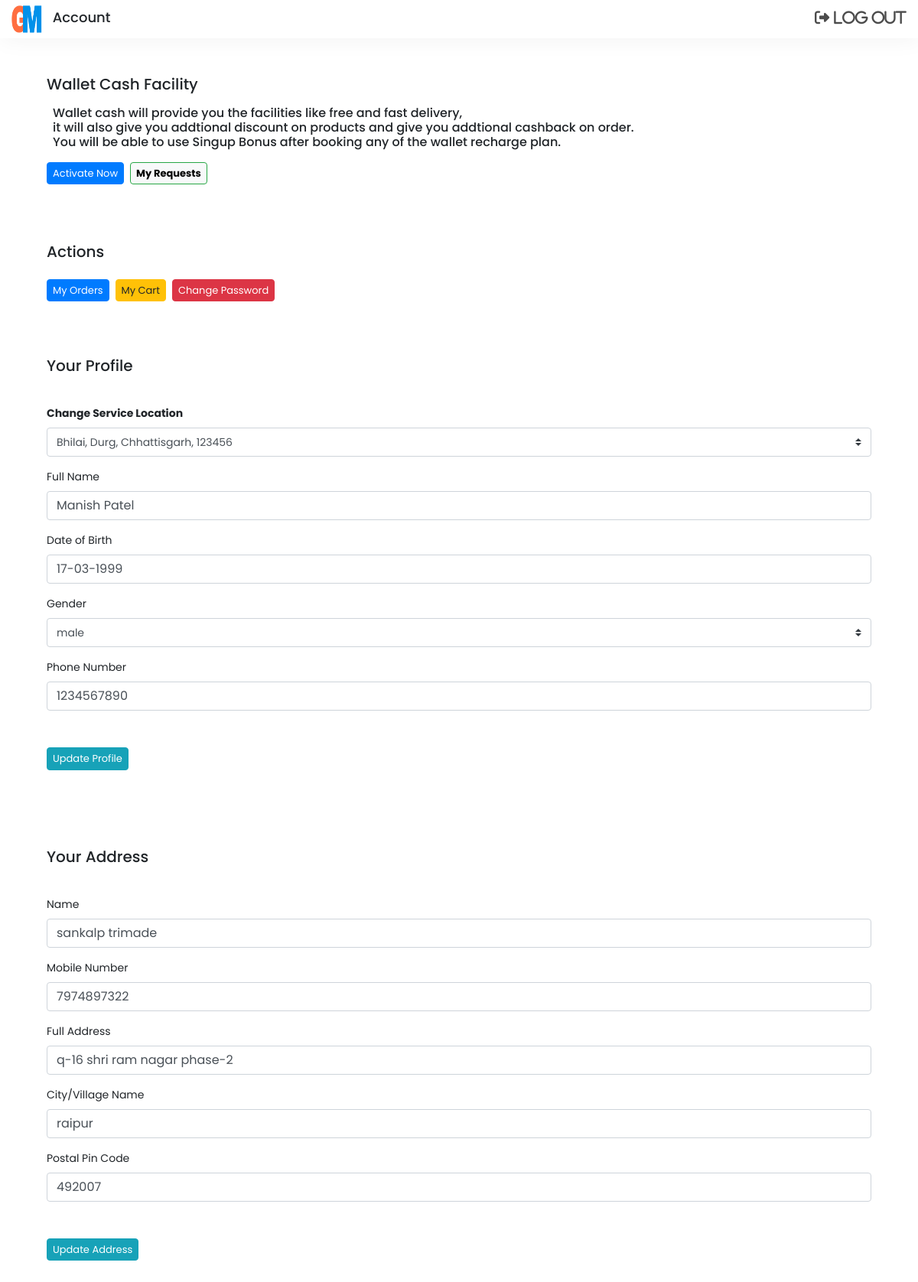
The page /user/profile.php (signed in) on the database its author committed.
### tables this page shows
CREATE TABLE `user` (
  `user_id` int(10) NOT NULL,
  `mobile_number` varchar(10) NOT NULL,
  `password` varchar(100) NOT NULL,
  `role` varchar(50) NOT NULL,
  `user_wallet_owner` int(1) NOT NULL,
  `user_wallet` varchar(100) NOT NULL,
  `user_wallet_expiry` varchar(21) NOT NULL,
  `user_full_name` varchar(200) NOT NULL,
  `user_dob` varchar(20) NOT NULL,
  `user_gender` varchar(6) NOT NULL,
  `user_loc_id` int(10) NOT NULL,
  `user_entry_date` varchar(21) NOT NULL,
  `user_update_date` varchar(21) NOT NULL
);

CREATE TABLE `address` (
  `address_id` int(10) NOT NULL,
  `address_fullname` varchar(500) NOT NULL,
  `address_mobile` varchar(15) NOT NULL,
  `address_city` varchar(500) NOT NULL,
  `address_fulladdress` varchar(1000) NOT NULL,
  `address_postcode` varchar(7) NOT NULL,
  `user_id` int(10) NOT NULL
);

### control/identification.php (called while the page is built, shortened)
<?php
require_once 'connection.php';
$mobile_number = $_SESSION["mobile_number"];
$password = $_SESSION["password"];
$query = "select user_id,mobile_number,password,user_wallet_owner,user_loc_id from user where mobile_number='$mobile_number' and password='$password'";
$result = mysqli_query($conn, $query);
$row = mysqli_fetch_assoc($result);
$user_id = $row["user_id"];
$user_wallet_owner = $row["user_wallet_owner"];
?>

### user/profile.php (the view, shortened to what this page needs)
<?php
	require_once '../control/identification.php';
?>
<!DOCTYPE html>
<html lang="en">
<head>
	<link rel="stylesheet" href="https://maxcdn.bootstrapcdn.com/bootstrap/4.0.0/css/bootstrap.min.css">
</head>
<body>
    <header class="navigation fix-nav">
		<div class="logo-img">
			<div class="d-inline-block">
				<a href="../index.php" class="logo"><img src="../sys_images/logo.png" alt="logo"></a>
			</div>
			<div class="d-inline-block">
				<h1>Account</h1>
			</div>
		</div>
		<div class="right-menu">
            <a href="../login/logout.php" class="fa fa-sign-out">
                <span aria-hidden="true">Log Out</span>
            </a>
        </div>
    </header>
	<div class="container">
	<?php
		if($user_wallet_owner==1){
			$wallet = "select user_wallet,user_wallet_expiry from user where user_id=$user_id";
			$wallet_result = mysqli_query($conn, $wallet);
			$wallet_row = mysqli_fetch_assoc($wallet_result);
	?>
		<div class="p-3 pt-5">
			<div class="h5"><img src='../sys_images/wallet.png' alt='wallet' style='width:30px;'> Wallet Cash</div>
			<div class="p-2" style="text-size:14px;">
				Wallet cash will provide you the facilities like free and fast delivery, <br/>
				it will also give you addtional discount on products and give you addtional cashback on order.<br/>
				Your wallet cash will be auto expired after 1 year of subscription.<br/>
			</div>
			<div class="pt-3 d-flex h6">
				<div class="pt-2 text-success">Cash: <b class="h5"><em class='fas fa-rupee-sign'></em> <?php echo $wallet_row['user_wallet'];?></b></div>
				<div class="pt-2 pl-2 text-danger">&nbsp; Valid Upto: <b class="h5"><?php echo $wallet_row['user_wallet_expiry'];?></b></div><br/>
			</div>
			<div class="pt-1 d-flex h6">
				<div class="pt-2"><a href="../wallet/wallet-request.php" class="border border-success rounded p-1">Requests</a></div><br/>
				<div class="pt-2 pl-2"><a href="../wallet/wallet-history.php" class="border border-danger rounded p-1">History</a></div>
				<div class="pt-2 pl-2"><a href="../wallet" class="border border-warning rounded p-1">Recharge</a></div>
			</div>
			<hr/>
		</div>
	<?php
		}else{
	?>
		<div class="p-3 pt-5">
			<div class="h5">Wallet Cash Facility</div>
			<div class="p-2 h6 ">
				Wallet cash will provide you the facilities like free and fast delivery, <br/>
				it will also give you addtional discount on products and give you addtional cashback on order.<br/>
				You will be able to use Singup Bonus after booking any of the wallet recharge plan.<br/>
			</div>
			<div class="d-flex h6">
				<div><a href="../wallet"><button class="btn btn-primary">Activate Now</button></a></div>
				<div class="pl-2"><a href="../wallet/wallet-request.php"><button class="btn btn-light border border-success rounded"><b>My Requests</b></a></button></div><br/>
			</div>
		</div>
	<?php
		}
	?>
		<div class="p-3 pt-5 h5">
			Actions
			<div class="pt-3 d-flex ">
				<div class="pt-2"><a href="../order/your-orders.php"><button class="btn btn-primary">My Orders</button></a></div>
				<div class="pt-2 pl-2"><a href="../order/cart.php"><button class="btn btn-warning">My Cart</button></a></div><br/>
				<div class="pt-2 pl-2"><a href="change-pass.php"><button class="btn btn-danger">Change Password</button></a></div>
			</div>
		</div>
		<div class="p-3 pt-5 h5">
			Your Profile
		</div>
		<div class="p-3">
		<?php
			$profile = "select user_full_name, user_dob, user_gender, mobile_number from user where user_id=$user_id";
			$profile_result = mysqli_query($conn, $profile);
			$profile_row = mysqli_fetch_assoc($profile_result);
			$service = "select loc_id,loc_name,loc_district,loc_state,loc_pincode from service_location";
			$service_result = mysqli_query($conn, $service);
		?>
			<form class="form" method='post' action="" onsubmit="return post();">
				<div class="form-group">
					<label for="uname"><b>Change Service Location</b></label>
					<select name="user_loc_id" id="user_loc_id" class="custom-select" required>
						<?php
							$rowcount = mysqli_num_rows($service_result);
							if($rowcount<=0){
								echo "<option value='0'>No Service Location Available.</option>";
							}
							else{
								while($service_row = mysqli_fetch_assoc($service_result)){
						?>
							<option value="<?php echo $service_row['loc_id']?>"><?php echo $service_row['loc_name'].", ".$service_row['loc_district'].", ".$service_row['loc_state'].", ".$service_row['loc_pincode']?></option>
						<?php
								}
							}
						?>
					</select>
				</div>
				<div class="form-group">
					<label for="uname">Full Name</label>
					<input class="form-control" id="user_full_name" name="user_full_name" placeholder="Enter Full Name" value="<?php echo $profile_row['user_full_name'];?>" required>
				 </div>
				 <div class="form-group">
					<label for="uname">Date of Birth </label>
					<input type="text" class="form-control" id="user_dob" placeholder="Date of Birth" name="user_dob" value="<?php echo $profile_row['user_dob'];?>" required>
				 </div>
				 <div class="form-group">
					<label for="uname">Gender</label>
					<select name="user_gender" id="user_gender" class="custom-select">
						<option value="<?php echo $profile_row['user_gender'];?>" selected><?php echo $profile_row['user_gender'];?></option>
					</select>
				 </div>
				 <div class="form-group">
					<label for="uname">Phone Number</label>
					<input type="text" class="form-control" id="mobile_number" placeholder="Phone Number" name="mobile_number" value="<?php echo $profile_row['mobile_number'];?>" required>
				</div>
				<div class="form-group">
					<p id="notify" name="notify" class="p-2 text-warning h6 mt-2"></p>
				</div>
				<div class="form-group">
					<button type="submit" id="submit" name="submit" class="btn btn-info">Update Profile</button>
				</div>
			</form>
		</div>
		<br/>
		<div class="p-3 pt-5 h5">
			Your Address
		</div>
		<div class="p-3">
		<?php
			$address = "select address_fullname, address_mobile, address_city, address_fulladdress, address_postcode from address where user_id=$user_id";
			$address_result = mysqli_query($conn, $address);
			$address_row = mysqli_fetch_assoc($address_result);
		?>
			<form class="form" method='post' action="" onsubmit="return address();">
				<div class="form-group">
					<label for="uname">Name</label>
					<input class="form-control" id="address_fullname" name="address_fullname" placeholder="Enter Full Name" value="<?php echo $address_row['address_fullname'];?>" required>
				 </div>
				 <div class="form-group">
					<label for="uname">Mobile Number</label>
					<input class="form-control" id="address_mobile" name="address_mobile" placeholder="Enter Mobile Number" value="<?php echo $address_row['address_mobile'];?>" required>
				 </div>
				 <div class="form-group">
					<label for="uname">Full Address</label>
					<input class="form-control" id="address_fulladdress" name="address_fulladdress" placeholder="Enter Full Address" value="<?php echo $address_row['address_fulladdress'];?>" required>
				 </div>
				 <div class="form-group">
					<label for="uname">City/Village Name</label>
					<input class="form-control" id="address_city" name="address_city" placeholder="Enter City/Village Name" value="<?php echo $address_row['address_city'];?>" required>
				 </div>
				 <div class="form-group">
					<label for="uname">Postal Pin Code</label>
					<input class="form-control" id="address_postcode" name="address_postcode" placeholder="Enter Pin Code" value="<?php echo $address_row['address_postcode'];?>" required>
				 </div>
				 <div class="form-group">
					<p id="notify2" name="notify2" class="p-2 text-warning h6 mt-2"></p>
				</div>
				<div class="form-group">
					<button type="submit" id="addSubmit" name="add-submit" class="btn btn-info">Update Address</button>
				</div>
			</form>
		</div>
	</div>
</body>
</html>

### user/profile.php (style rules this page uses)
body { font-family:poppins; margin:0px; padding: 0px; font-family: poppins; background-color: #ffffff; font-size:14px; }
* { box-sizing: border-box; }
a { text-decoration: none; color:black; }
.navigation { display: flex; justify-content: space-between; align-items: center; padding:5px; }
h1 { font-size:18px; margin-left:10px; }
.logo { width:200px; margin-left:10px; }
.logo img { height: 40px; width:40px; }
.right-menu a { margin: 0px 10px; font-size: 1.2rem; color: rgba(0,0,0,0.7); }
.fix-nav { width:100%; position: -webkit-sticky; position: sticky; top: 0; left: 0px; background-color: #ffffff; box-shadow: 2px 2px 30px rgba(0,0,0,0.05); z-index: 102; }
.btn { padding:4px; padding-left:7px; padding-right:7px; font-size:13px; }

### rows shown on the page
user: user_full_name "Manish Patel", user_dob "17-03-1999", user_gender "male", mobile_number "1234567890"
address: address_fullname "sankalp trimade", address_mobile "7974897322", address_fulladdress "q-16 shri ram nagar phase-2", address_city "raipur", address_postcode "492007"

### other values the page prints
form field user_loc_id "Bhilai, Durg, Chhattisgarh, 123456"
